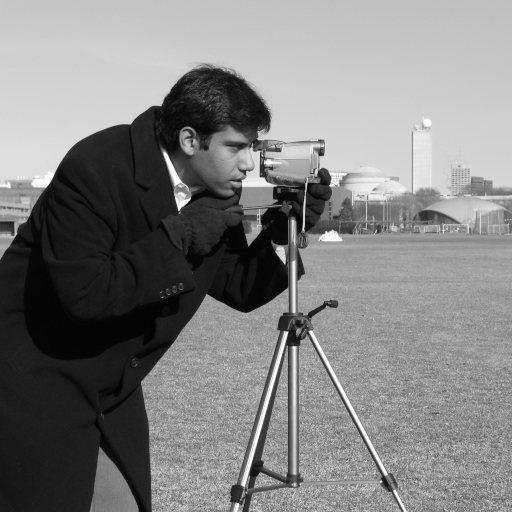
#> input picture skimage.data.camera(), 512 x 512 px
$ jupyter execute --allow-errors filter_prewitt.ipynb
#> lines starting #> are read from the running program, lines starting #| are printed output that depends on the picture
### logimg/models/lip.py
import math
import numpy as np
import matplotlib.pyplot as plt
from .logimg import LogImage,LogSpace

class LIPImage(LogImage):
    # [41 lines left out: functions __init__, __add__, __sub__, __mul__, transform, not called in this run]

class LIPSpace(LogSpace):
    def __init__(self, M=256) -> None:
        super().__init__(M)

    # [7 lines left out: function gray_tone, not called in this run]

    def inverse_gray_tone(self,f):
        return self.gray_tone(f)

    # [59 lines left out: functions function, inverse_function, sum, sub, s_mul, show_curve, not called in this run]

### logimg/models/hlip.py
import math
import numpy as np
import matplotlib.pyplot as plt
from .logimg import LogImage,LogSpace

class HLIPImage(LogImage):
    # [37 lines left out: functions __init__, __add__, __sub__, __mul__, not called in this run]

    def transform(self)->np.ndarray:
        aux= np.array( [ [ (math.e**(2*self.image[i][j])-1)/((math.e**(2*self.image[i][j])+1)) for j in range(self.image.shape[1])] for i in range(self.image.shape[0])])
        return self.M/2*(aux+1)

class HLIPSpace(LogSpace):
    def __init__(self, M=256) -> None:
        super().__init__(M)

    # [7 lines left out: function gray_tone, not called in this run]

    def inverse_gray_tone(self,f):
        return self.M/2*(f+1)

    # [56 lines left out: functions function, inverse_function, sum, sub, mul, s_mul and 1 more, not called in this run]

### logimg/models/pslip.py
import numpy as np
import matplotlib.pyplot as plt
from .logimg import LogImage,LogSpace

class PSLIPImage(LogImage):
    # [35 lines left out: functions __init__, __add__, __sub__, __mul__, not called in this run]

    def transform(self)->np.ndarray:
        return self.M*self.image/(1+self.image)


class PSLIPSpace(LogSpace):
    def __init__(self, M=256) -> None:
        super().__init__(M)

    # [6 lines left out: function gray_tone, not called in this run]

    def inverse_gray_tone(self,f):
        return self.M*f

    def function(self, f):
        return f/(1-f)

    def inverse_function(self, f):
        return f/(1+f)

    # [47 lines left out: functions sum, sub, s_mul, show_curve, not called in this run]

### logimg/filter_prewitt.ipynb
[cell 1]
import matplotlib.pyplot as plt
from skimage import io,data

a=data.camera()
#> a is the input picture: shape (512, 512); min 0, max 255, mean 129.1
b=io.imread('CXR7_IM-2263-1001.png')
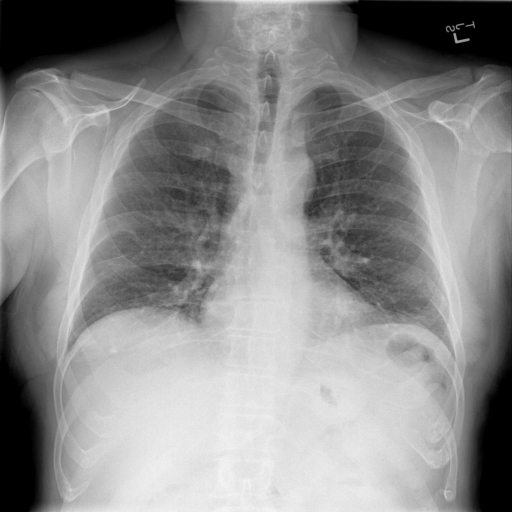
#> input picture logimg/CXR7_IM-2263-1001.png, 512 x 512 px
#> b is the input picture: shape (512, 512); min 0, max 245, mean 140.1

plt.imshow(a,cmap='gray',interpolation='nearest')
plt.show()
plt.imshow(b, cmap='gray', interpolation='nearest')
plt.show()

[cell 2]
from models.lip import LIPImage,LIPSpace
from models.hlip import HLIPImage,HLIPSpace
from models.pslip import PSLIPImage,PSLIPSpace

[cell 3]
import numpy as np
from skimage.filters import prewitt

### Lineal

[cell 4]
la=np.array(a.tolist())

sla=prewitt(la)
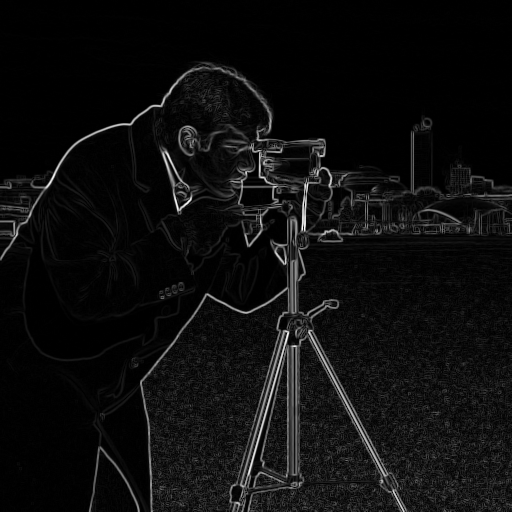
#> sla: shape (512, 512) float64; min 0, max 1.65e-17, mean 9.23e-19; drawn with min black and max white

plt.imshow(sla,cmap='gray',interpolation='nearest')
plt.show()

lb=np.array(b.tolist())

slb=prewitt(lb)
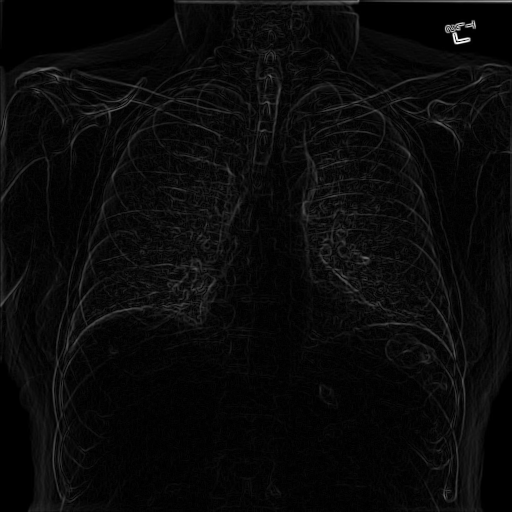
#> slb: shape (512, 512) float64; min 0, max 1.16e-17, mean 4.64e-19; drawn with min black and max white

plt.imshow(slb,cmap='gray',interpolation='nearest')
plt.show()

### LIP

#> (a cell that did not finish here is left out)


ja=js.function(js.gray_tone(a))

sja=js.M-js.inverse_gray_tone(js.inverse_function(prewitt(ja)))

plt.imshow(sja,cmap='gray',interpolation='nearest')
plt.show()

jb=js.function(js.gray_tone(b))

sjb=js.M-js.inverse_gray_tone(js.inverse_function(prewitt(jb)))

plt.imshow(sjb,cmap='gray',interpolation='nearest')
plt.show()

### HLIP

#> (a cell that did not finish here is left out)


ha=hs.function(hs.gray_tone(a))

sha=hs.inverse_gray_tone(hs.inverse_function(prewitt(ha)))

plt.imshow(sha,cmap='gray',interpolation='nearest')
plt.show()

hb=hs.function(hs.gray_tone(b))

shb=hs.inverse_gray_tone(hs.inverse_function(prewitt(hb)))

plt.imshow(shb,cmap='gray',interpolation='nearest')
plt.show()

### PSLIP

#> (a cell that did not finish here is left out)
